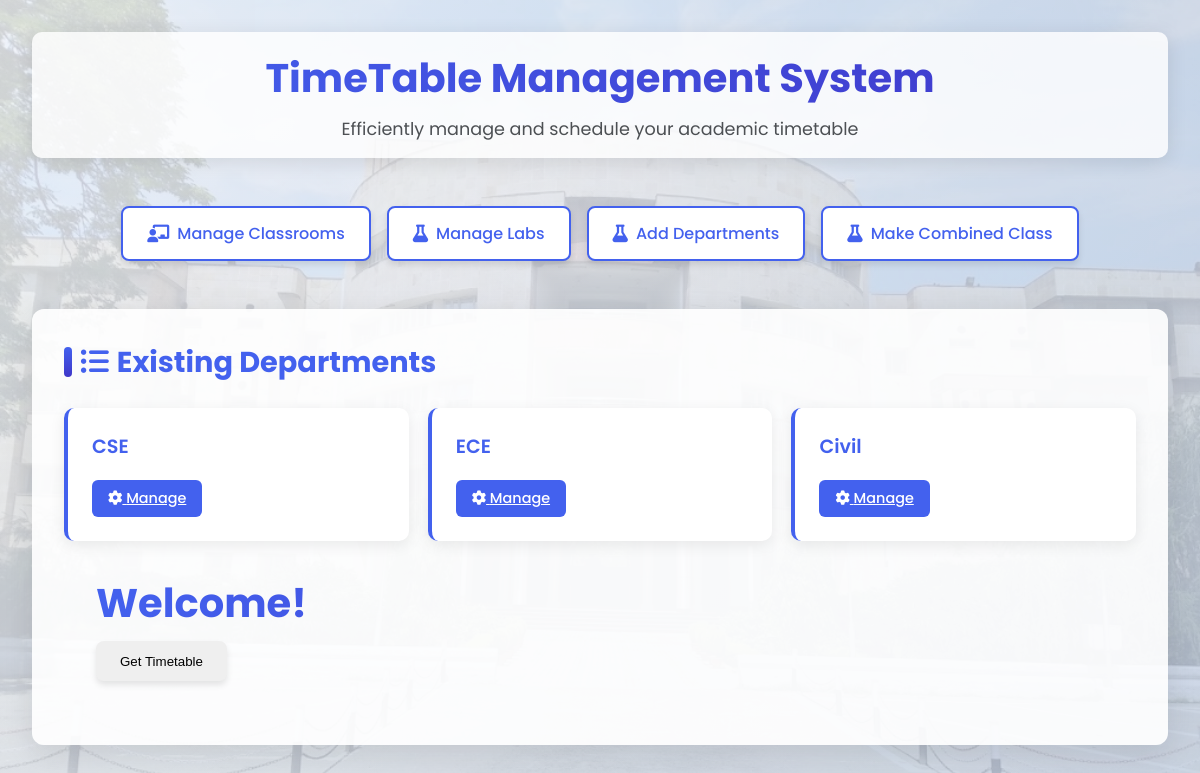
Before: / with the older database file.
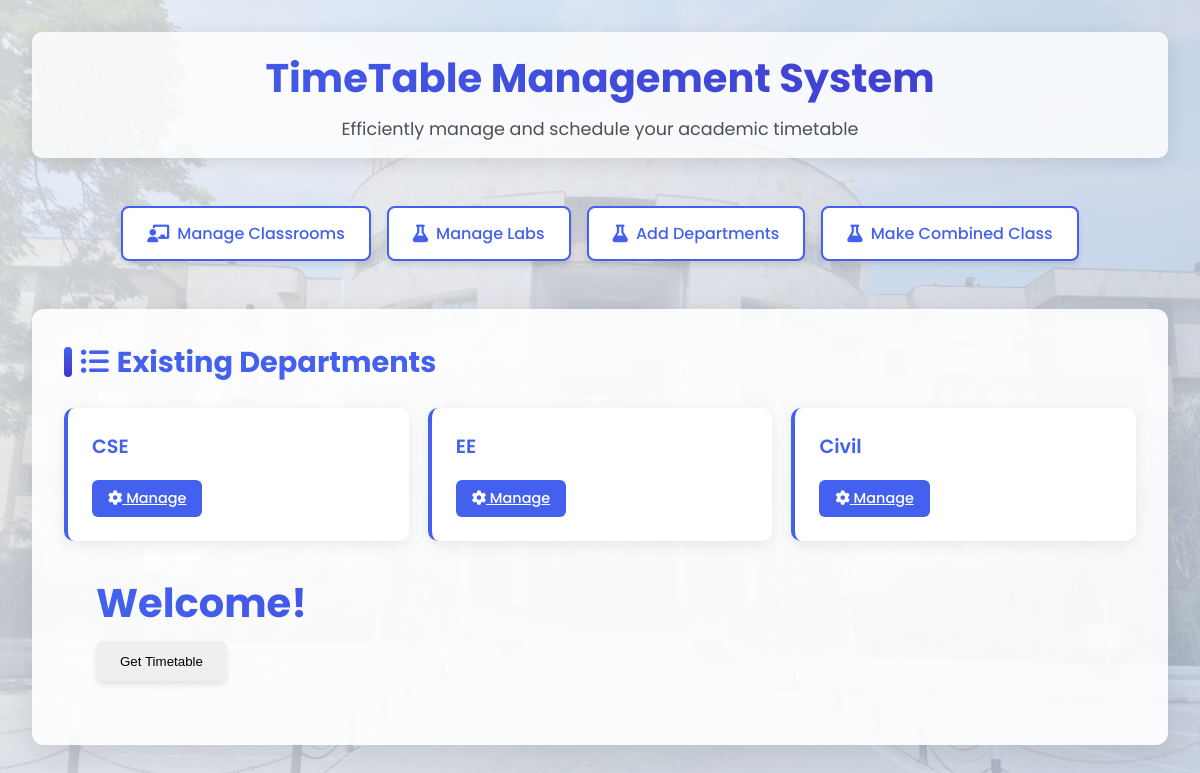
After: the same page with the newer database file.
### app.py (models this page shows)
class Department(db.Model):
    id = db.Column(db.Integer, primary_key=True)
    name = db.Column(db.String(50), unique=True, nullable=False)

### app.py (the view)
@app.route('/')
def index():
    departments=Department.query.all()
    batches = Batch.query.all()
    return render_template('index.html', batches=batches,departments=departments)

### templates/index.html (shortened to what this page needs)
<!DOCTYPE html>
<html lang="en">
<head>
    <link rel="stylesheet" href="https://cdnjs.cloudflare.com/ajax/libs/font-awesome/6.0.0-beta3/css/all.min.css">
</head>
<body>
    <div class="container">
        <header>
            <h1>TimeTable Management System</h1>
            <p class="subtitle">Efficiently manage and schedule your academic timetable</p>
        </header>
        <div class="actions">
            <a href="{{ url_for('manage_classrooms_type') }}" class="btn btn-secondary">
                <i class="fas fa-chalkboard-teacher icon"></i> Manage Classrooms
            </a>
            <a href="{{ url_for('manage_labs') }}" class="btn btn-secondary">
                <i class="fas fa-flask icon"></i> Manage Labs
            </a>
            <a href="{{ url_for('add_department') }}" class="btn btn-secondary">
                <i class="fas fa-flask icon"></i> Add Departments
            </a>
            <a href="{{ url_for('com') }}" class="btn btn-secondary">
                <i class="fas fa-flask icon"></i> Make Combined Class
            </a>
        </div>
        <div class="card-container">
            <h2><i class="fas fa-list-ul"></i> Existing Departments</h2>
            {% if departments %}
            <div class="batch-list">
                {% for batch in departments %}
                <div class="batch-card">
                    <div class="batch-name">{{ batch.name }}</div>
                    <div class="batch-actions">
                        <a href="{{ url_for('manage_department', department_id=batch.id) }}" class="batch-btn manage">
                            <i class="fas fa-cog"></i> Manage
                        </a>
                    </div>
                </div>
                {% endfor %}
            </div>
            {% else %}
            <p style="text-align: center; color: #666; padding: 2rem 0;">No Departments created yet. Create your first batch to get started!</p>
            {% endif %}
            <div class="container">
                <h1>Welcome!</h1>
                <a href="{{ url_for('get_timetable') }}">
                    <button class="btn">Get Timetable</button>
                </a>
            </div>
        </div>
    </div>
</body>
</html>

Changed rows visible on the page:
changed Department (number 2 of 3 on the later page): name "ECE" → "EE"
